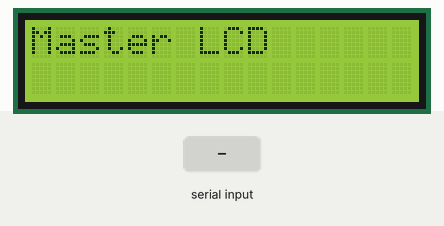
Recording of a sketch running on a simulated Arduino Uno, built with avr-gcc and run on an emulated ATmega328P. Parts: 16×2 character LCD. The test bench sets the inputs (shaded band).

Above: at 1.2 s.
1.3 s: byte 30 received over Serial
At 2.5 s:
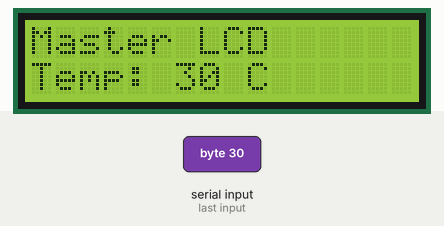
2.8 s: byte 90 received over Serial
At 3.6 s:
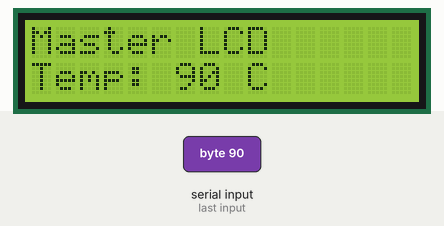
4.3 s: byte 120 received over Serial
At 4.8 s:
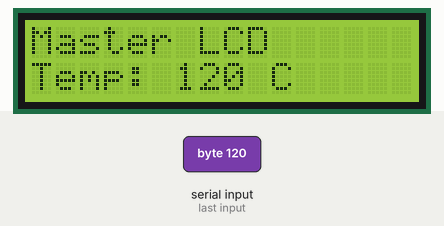
Timing chart, 0 to 7.3 s (numbered marks = the images above; inputs shaded):
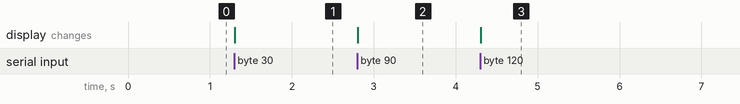

The sketch:

device1.ino
```cpp
#include <LiquidCrystal.h>

LiquidCrystal lcd(2,3,4,5,6,7);
byte receivedTemp = 0;

void setup() {
  lcd.begin(16,2);
  lcd.print("Master LCD");
  Serial.begin(9600);
}

void loop() {
  if(Serial.available() > 0) {
    receivedTemp = Serial.read();
    lcd.setCursor(0,1);
    lcd.print("Temp: ");
    lcd.print(receivedTemp);
    lcd.print(" C   ");
  }
}
```

Measured:
- after the input at 1.3 s, the display: changes at once (image 1)
- after the input at 2.8 s, the display: changes at once (image 2)
- after the input at 4.3 s, the display: changes at once (image 3)
